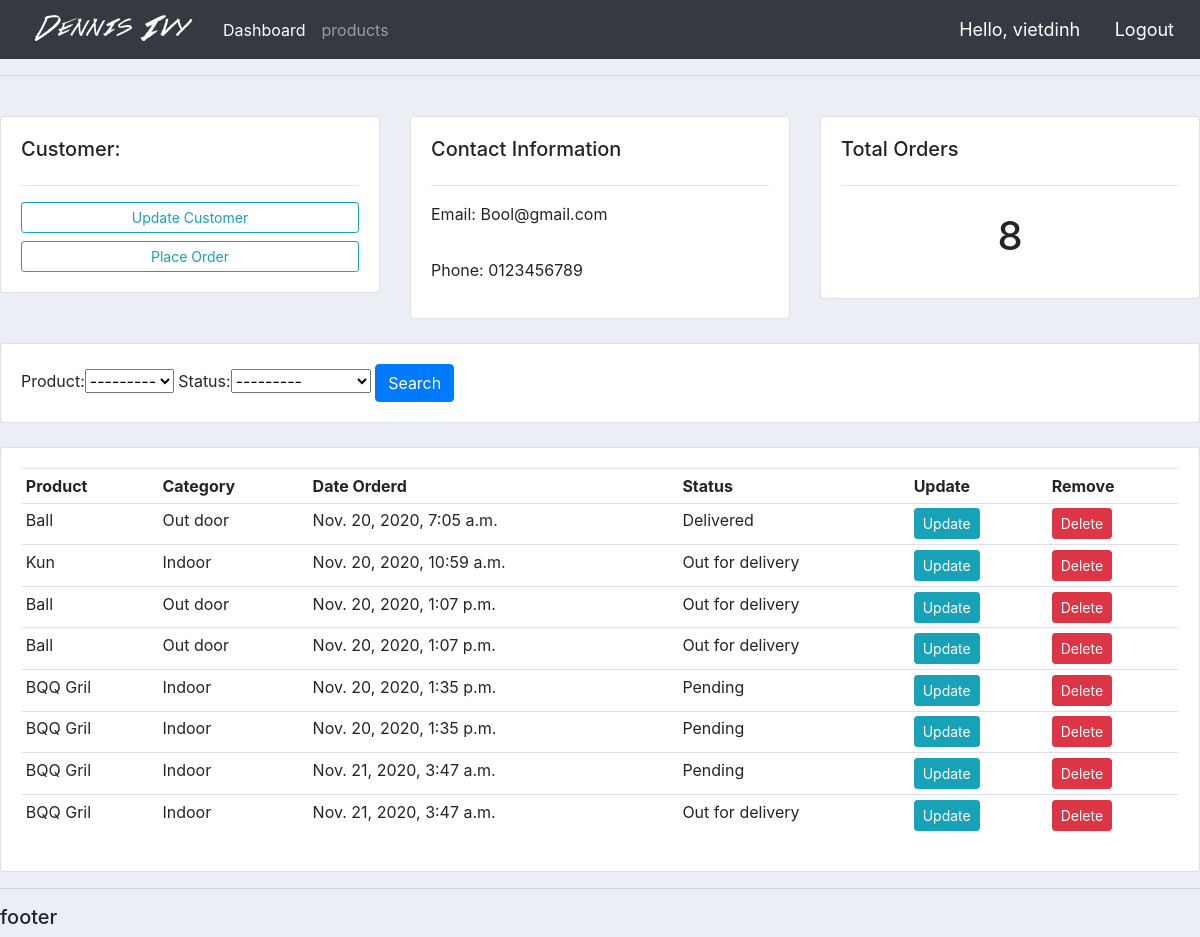
/customers/2/ (signed in), run on the app's committed database.
### accounts/models.py (models this page shows, shortened)
class Customer(models.Model):
    user = models.OneToOneField(User, blank=True, null=True, on_delete=models.CASCADE)
    name = models.CharField(max_length=200, null=True)
    phone = models.CharField(max_length=200, null=True)
    email = models.EmailField(max_length=200, null=True)
    profile_pic = models.ImageField(default='profile1.png',null=True, blank=True)
    date_created = models.DateTimeField(auto_now_add=True, null=True)

class Order(models.Model):
    STATUS = (
        ('Pending', 'Pending'),
        ('Out for delivery', 'Out for delivery'),
        ('Delivered', 'Delivered'),
    )
    custumer = models.ForeignKey(Customer, null=True , on_delete= models.SET_NULL)
    product = models.ForeignKey(Product, null=True , on_delete= models.SET_NULL)
    date_created = models.DateTimeField(auto_now_add=True, null=True)
    status = models.CharField(max_length=200, null=True, choices= STATUS)

class Product(models.Model):
    CATEGORY = (
        ('Indoor', 'Indoor'),
        ('Out door', 'Out door'),
    )
    name = models.CharField(max_length=200, null=True)
    price = models.FloatField(null=True)
    category = models.CharField(max_length=200, null=True, choices = CATEGORY)
    description = models.CharField(max_length=200, null=True, blank=True)
    date_created = models.DateTimeField(auto_now_add=True, null=True)
    tags = models.ManyToManyField(Tag)
    def __str__(self):
        return self.name

### accounts/decorators.py (the view)
        def wapper_func(request, *args, **kwargs):
            group = None
            if request.user.groups.exists():
                group = request.user.groups.all()[0].name
            if group in allowed_roles:
                return view_func(request, *args, **kwargs)
            else:
                return HttpResponse('You are not authorized to access this page')

### accounts/views.py (called while the page is built)
@login_required(login_url='login')
@allowed_users(allowed_roles=['admin'])
def customers(request, pk):
    customer = Customer.objects.get(id=pk)
    orders = customer.order_set.all()
    total_order = orders.count()
    customer_filter = OrderFilter(request.GET, queryset= orders)
    orders = customer_filter.qs
    context = {'customer': customer , 'orders': orders , 'total_order': total_order, 'customer_filter': customer_filter}
    return render(request, 'accounts/customers.html', context)

### accounts/templates/accounts/customers.html
	{% extends 'accounts/main.html' %}
{% block content%}
<br>
<div class="row">
	<div class="col-md">
		<div class="card card-body">
			<h5>Customer:</h5>
			<hr>
			<a class="btn btn-outline-info  btn-sm btn-block" href="">Update Customer</a>
			<a class="btn btn-outline-info  btn-sm btn-block" href="{% url 'create_order' customer.id %}">Place Order</a>
		</div>
	</div>
	<div class="col-md">
		<div class="card card-body">
			<h5>Contact Information</h5>
			<hr>
			<p>Email: {{customer.email}}</p> </p>
			<p>Phone: {{customer.phone}}</p>
		</div>
	</div>
	<div class="col-md">
		<div class="card card-body">
			<h5>Total Orders</h5>
			<hr>
			<h1 style="text-align: center;padding: 10px">{{total_order}}</h1>
		</div>
	</div>
</div>
<br>
<div class="row">
	<div class="col">
		<div class="card card-body">
			<form method="get">
				{{customer_filter.form}}
		    	<button class="btn btn-primary" type="submit">Search</button>
		  	</form>
		</div>
	</div>
</div>
<br>
<div class="row">
	<div class="col-md">
		<div class="card card-body">
			<table class="table table-sm">
				<tr>
					<th>Product</th>
					<th>Category</th>
					<th>Date Orderd</th>
					<th>Status</th>
					<th>Update</th>
					<th>Remove</th>
				</tr>
				{% for order in orders %}
				<tr>
					<td>{{ order.product}}</td>
					<td>{{ order.product.category}}</td>
					<td>{{ order.date_created}}</td>
					<td>{{ order.status}}</td>
					<td><a class="btn btn-sm btn-info" href="{% url 'update_order' order.id %}">Update</a></td>
					<td><a class="btn btn-sm btn-danger" href="{% url 'delete_order' order.id %}">Delete</a></td>
				</tr>
				{% endfor %}
			</table>
		</div>
	</div>
</div>
{% endblock content %}

### accounts/templates/accounts/navbar.html (shortened to what this page needs)
{% load static %}
<nav class="navbar navbar-expand-lg navbar-dark bg-dark">
  <img src="{% static 'images/logo.png' %}" />
  <div class="collapse navbar-collapse" id="navbarSupportedContent">
    <ul class="navbar-nav mr-auto">
    {% if request.user.is_staff %}
        <li class="nav-item active">
          <a class="nav-link" href="{% url 'home' %}">Dashboard <span class="sr-only">(current)</span></a>
        </li>
        <li class="nav-item">
          <a class="nav-link" href="{% url 'product' %}">products</a>
        </li>
      {% else %}
        <li class="nav-item">
          <a class="nav-link" href="{% url 'account' %}">Setting</a>
        </li>
      {% endif %}
    </ul>
    <div>
      <span class="hello-msg">Hello, {{user}}</span>
      <span><a class="hello-msg" href="{% url 'logout'%}">Logout</a></span>
    </div>
  </div>
</nav>

### static/css/main.css (style rules this page uses)
body { background-color: #ebeff5; }

### accounts/templates/accounts/navbar.html (style rules this page uses)
.hello-msg { font-size: 18px; color: #fff; padding-right: 10px; padding-left: 20px; }

### data on the page
Customer: email "Bool@gmail.com", phone "0123456789"
Order: product "Ball", product.category "Out door", date_created "Nov. 20, 2020, 7:05 a.m.", status "Delivered"
Order: product "Kun", product.category "Indoor", date_created "Nov. 20, 2020, 10:59 a.m.", status "Out for delivery"
Order: product "Ball", product.category "Out door", date_created "Nov. 20, 2020, 1:07 p.m.", status "Out for delivery"
Order: product "Ball", product.category "Out door", date_created "Nov. 20, 2020, 1:07 p.m.", status "Out for delivery"
Order: product "BQQ Gril", product.category "Indoor", date_created "Nov. 20, 2020, 1:35 p.m.", status "Pending"
Order: product "BQQ Gril", product.category "Indoor", date_created "Nov. 20, 2020, 1:35 p.m.", status "Pending"
Order: product "BQQ Gril", product.category "Indoor", date_created "Nov. 21, 2020, 3:47 a.m.", status "Pending"
Order: product "BQQ Gril", product.category "Indoor", date_created "Nov. 21, 2020, 3:47 a.m.", status "Out for delivery"

### other printed values
{{ user }} "vietdinh"
{{ total_order }} "8"
